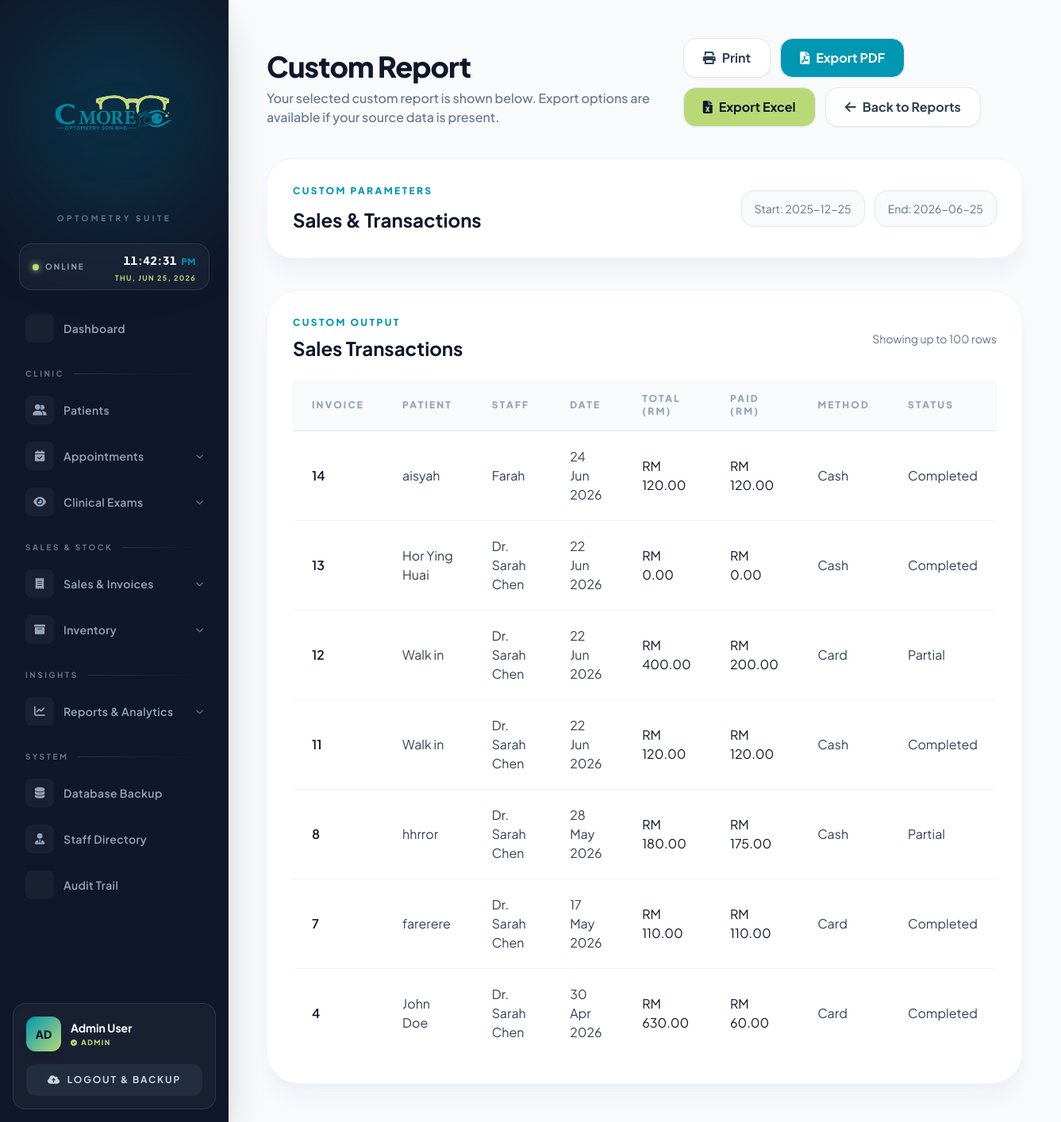
The page /report_custom.php (signed in) on the database its author committed.
### tables this page shows
CREATE TABLE `sales` (
  `SALE_ID` int(11) NOT NULL AUTO_INCREMENT,
  `PATIENT_ID` int(11) NOT NULL,
  `STAFF_ID` int(11) NOT NULL,
  `SALE_DATE` datetime DEFAULT current_timestamp(),
  `TOTAL_AMOUNT` decimal(10,2) NOT NULL,
  `PAID_AMOUNT` decimal(10,2) DEFAULT 0.00,
  `PAYMENT_METHOD` enum('Cash','Card','E-wallet','Online Banking') NOT NULL,
  `PAYMENT_STATUS` enum('Pending','Partial','Completed') DEFAULT 'Pending',
  PRIMARY KEY (`SALE_ID`),
  KEY `fk_sales_patient` (`PATIENT_ID`),
  KEY `fk_sales_staff` (`STAFF_ID`),
  CONSTRAINT `fk_sales_patient` FOREIGN KEY (`PATIENT_ID`) REFERENCES `patient` (`PATIENT_ID`) ON DELETE CASCADE,
  CONSTRAINT `fk_sales_staff` FOREIGN KEY (`STAFF_ID`) REFERENCES `user` (`USER_ID`) ON DELETE CASCADE
);

CREATE TABLE `patient` (
  `PATIENT_ID` int(11) NOT NULL AUTO_INCREMENT,
  `NAME` varchar(100) NOT NULL,
  `IC_NUMBER` varchar(20) DEFAULT NULL,
  `PHONE_NUMBER` varchar(20) DEFAULT NULL,
  `ADDRESS` text DEFAULT NULL,
  `REGISTRATION_DATE` date NOT NULL,
  `CONNECTION_RELATIONSHIP` varchar(100) DEFAULT NULL,
  `FOLLOW_UP_INTERVAL` varchar(50) DEFAULT NULL,
  `COMPLAINTS` text DEFAULT NULL,
  PRIMARY KEY (`PATIENT_ID`),
  UNIQUE KEY `IC_NUMBER` (`IC_NUMBER`)
);

CREATE TABLE `user` (
  `USER_ID` int(11) NOT NULL AUTO_INCREMENT,
  `NAME` varchar(100) NOT NULL,
  `EMAIL` varchar(100) NOT NULL,
  `PASSWORD` varchar(255) NOT NULL,
  `ROLE` varchar(50) NOT NULL,
  `FIRST_LOGIN_OTP` tinyint(1) DEFAULT 1,
  PRIMARY KEY (`USER_ID`),
  UNIQUE KEY `EMAIL` (`EMAIL`)
);

### report_custom.php (the view, shortened to what this page needs)
<?php include('config.php'); ?>
<?php
$type = $_GET['type'] ?? 'sales';
$period = $_GET['period'] ?? 'last_6_months';
$month = $_GET['month'] ?? '';
$start_date = $_GET['start_date'] ?? '';
$end_date = $_GET['end_date'] ?? '';
if ($period === 'last_6_months') {
    $safe_start = date('Y-m-d', strtotime('-6 months'));
    $safe_end = date('Y-m-d');
} elseif ($period === 'last_12_months') {
    $safe_start = date('Y-m-d', strtotime('-12 months'));
    $safe_end = date('Y-m-d');
} elseif ($period === 'custom' && $start_date && $end_date) {
    $safe_start = $start_date;
    $safe_end = $end_date;
} else {
    $safe_start = date('Y-m-d', strtotime('-6 months'));
    $safe_end = date('Y-m-d');
}
?>
<!DOCTYPE html>
<html lang="en">
<head>
    <script src="https://cdn.tailwindcss.com"></script>
    <link rel="stylesheet" href="https://cdnjs.cloudflare.com/ajax/libs/font-awesome/6.0.0/css/all.min.css">
</head>
<body class="bg-[#f8fafc] flex min-h-screen text-slate-900">
    <?php include('sidebar.php'); ?>
    <main class="flex-1 ml-72 p-12">
        <header class="flex flex-col lg:flex-row justify-between items-start lg:items-end gap-6 mb-10">
            <div>
                <h1 class="text-4xl font-extrabold text-slate-900 tracking-tight">Custom Report</h1>
                <p class="text-slate-500 font-medium mt-2">Your selected custom report is shown below. Export options are available if your source data is present.</p>
            </div>
            <div class="flex flex-wrap gap-3">
                <button type="button" onclick="printReport()" class="inline-flex items-center gap-2 rounded-2xl border border-slate-200 bg-white px-6 py-3 text-slate-700 font-bold shadow-sm hover:bg-slate-50 transition">
                    <i class="fa-solid fa-print"></i> Print
                </button>
                <a href="?<?php echo http_build_query(array_merge($_GET, ['export' => 'pdf'])); ?>" onclick="exportPdfPrintable(event)" class="inline-flex items-center gap-2 rounded-2xl border border-slate-200 bg-[#0097B2] px-6 py-3 text-white font-bold shadow-sm hover:bg-teal-600 transition">
                    <i class="fa-solid fa-file-pdf"></i> Export PDF
                </a>
                <a href="?<?php echo http_build_query(array_merge($_GET, ['export' => 'excel'])); ?>" class="inline-flex items-center gap-2 rounded-2xl border border-slate-200 bg-[#B9D977] px-6 py-3 text-slate-900 font-bold shadow-sm hover:bg-lime-400 transition">
                    <i class="fa-solid fa-file-excel"></i> Export Excel
                </a>
                <a href="reports.php" class="inline-flex items-center gap-2 rounded-2xl border border-slate-200 bg-white px-6 py-3 text-slate-700 font-bold shadow-sm hover:bg-slate-50 transition">
                    <i class="fa-solid fa-arrow-left"></i> Back to Reports
                </a>
            </div>
        </header>
        <?php
        $valid_types = ['sales' => 'Sales & Transactions', 'inventory' => 'Stock & Inventory Level', 'patients' => 'Patient Directory', 'appointments' => 'Clinical Appointments'];
        $report_label = $valid_types[$type] ?? 'Custom Report';
        ?>
        <div class="rounded-[2rem] bg-white p-8 border border-slate-100 shadow-xl shadow-slate-200/40 mb-10">
            <div class="flex flex-col md:flex-row md:items-center md:justify-between gap-4">
                <div>
                    <p class="text-xs font-black uppercase tracking-[0.2em] text-[#0097B2] mb-3">Custom Parameters</p>
                    <h2 class="text-2xl font-bold text-slate-900"><?php echo htmlspecialchars($report_label); ?></h2>
                </div>
                <div class="flex flex-col sm:flex-row gap-3 text-sm text-slate-500">
                    <span class="bg-slate-50 px-4 py-3 rounded-2xl border border-slate-200">Start: <?php echo htmlspecialchars($safe_start); ?></span>
                    <span class="bg-slate-50 px-4 py-3 rounded-2xl border border-slate-200">End: <?php echo htmlspecialchars($safe_end); ?></span>
                </div>
            </div>
        </div>
        <?php
        $report_data = [];
        if($type === 'sales') {
            $report_rows = mysqli_query($conn, "SELECT s.SALE_ID, p.NAME AS patient_name, u.NAME AS staff_name, s.SALE_DATE, s.TOTAL_AMOUNT, s.PAID_AMOUNT, s.PAYMENT_METHOD, s.PAYMENT_STATUS FROM SALES s LEFT JOIN PATIENT p ON s.PATIENT_ID = p.PATIENT_ID LEFT JOIN USER u ON s.STAFF_ID = u.USER_ID WHERE s.SALE_DATE BETWEEN '$safe_start' AND '$safe_end' ORDER BY s.SALE_DATE DESC LIMIT 100");
            $heading = 'Sales Transactions';
            $columns = ['Invoice', 'Patient', 'Staff', 'Date', 'Total (RM)', 'Paid (RM)', 'Method', 'Status'];
            if($report_rows) {
                while($row = mysqli_fetch_assoc($report_rows)) {
                    $report_data[] = $row;
                }
            }
        }
        ?>
        <section id="reportContent" class="rounded-[2.5rem] bg-white p-8 border border-slate-100 shadow-xl shadow-slate-200/40 overflow-hidden">
            <div class="flex items-center justify-between mb-6">
                <div>
                    <p class="text-xs font-black uppercase tracking-[0.2em] text-[#0097B2]">Custom Output</p>
                    <h2 class="text-2xl font-bold text-slate-900 mt-2"><?php echo htmlspecialchars($heading); ?></h2>
                </div>
                <span class="text-sm text-slate-500">Showing up to 100 rows</span>
            </div>
            <?php if(count($report_data) > 0): ?>
                <div class="overflow-x-auto">
                    <table class="min-w-full text-left border-collapse">
                        <thead class="bg-slate-50 border-b border-slate-200">
                            <tr>
                                <?php foreach($columns as $col): ?>
                                    <th class="px-6 py-4 text-xs font-black uppercase tracking-[0.18em] text-slate-400"><?php echo $col; ?></th>
                                <?php endforeach; ?>
                            </tr>
                        </thead>
                        <tbody class="divide-y divide-slate-100">
                            <?php foreach($report_data as $row): ?>
                                <tr class="hover:bg-slate-50 transition-colors">
                                    <?php if($type === 'sales'): ?>
                                        <td class="px-6 py-5 font-semibold text-slate-900"><?php echo $row['SALE_ID']; ?></td>
                                        <td class="px-6 py-5 text-slate-700"><?php echo htmlspecialchars($row['patient_name'] ?? 'Walk-in'); ?></td>
                                        <td class="px-6 py-5 text-slate-700"><?php echo htmlspecialchars($row['staff_name'] ?? 'N/A'); ?></td>
                                        <td class="px-6 py-5 text-slate-700"><?php echo date('d M Y', strtotime($row['SALE_DATE'])); ?></td>
                                        <td class="px-6 py-5 text-slate-900">RM <?php echo number_format($row['TOTAL_AMOUNT'],2); ?></td>
                                        <td class="px-6 py-5 text-slate-900">RM <?php echo number_format($row['PAID_AMOUNT'],2); ?></td>
                                        <td class="px-6 py-5 text-slate-700"><?php echo htmlspecialchars($row['PAYMENT_METHOD']); ?></td>
                                        <td class="px-6 py-5 text-slate-700"><?php echo htmlspecialchars($row['PAYMENT_STATUS']); ?></td>
                                    <?php endif; ?>
                                </tr>
                            <?php endforeach; ?>
                        </tbody>
                    </table>
                </div>
            <?php else: ?>
                <p class="text-sm text-slate-500">No records matched the selected custom report parameters.</p>
            <?php endif; ?>
        </section>
    </main>
</body>
</html>

### report_custom.php (style rules this page uses)
body { font-family: 'Plus Jakarta Sans', sans-serif; }

### rows shown on the page
sales: SALE_ID "14", PATIENT_ID.NAME "aisyah", STAFF_ID.NAME "Farah", SALE_DATE "24 Jun 2026", TOTAL_AMOUNT "120.00", PAID_AMOUNT "120.00", PAYMENT_METHOD "Cash", PAYMENT_STATUS "Completed"
sales: SALE_ID "13", PATIENT_ID.NAME "Hor Ying Huai", STAFF_ID.NAME "Dr. Sarah Chen", SALE_DATE "22 Jun 2026", TOTAL_AMOUNT "0.00", PAID_AMOUNT "0.00", PAYMENT_METHOD "Cash", PAYMENT_STATUS "Completed"
sales: SALE_ID "12", PATIENT_ID.NAME "Walk in", STAFF_ID.NAME "Dr. Sarah Chen", SALE_DATE "22 Jun 2026", TOTAL_AMOUNT "400.00", PAID_AMOUNT "200.00", PAYMENT_METHOD "Card", PAYMENT_STATUS "Partial"
sales: SALE_ID "11", PATIENT_ID.NAME "Walk in", STAFF_ID.NAME "Dr. Sarah Chen", SALE_DATE "22 Jun 2026", TOTAL_AMOUNT "120.00", PAID_AMOUNT "120.00", PAYMENT_METHOD "Cash", PAYMENT_STATUS "Completed"
sales: SALE_ID "8", PATIENT_ID.NAME "hhrror", STAFF_ID.NAME "Dr. Sarah Chen", SALE_DATE "28 May 2026", TOTAL_AMOUNT "180.00", PAID_AMOUNT "175.00", PAYMENT_METHOD "Cash", PAYMENT_STATUS "Partial"
sales: SALE_ID "7", PATIENT_ID.NAME "farerere", STAFF_ID.NAME "Dr. Sarah Chen", SALE_DATE "17 May 2026", TOTAL_AMOUNT "110.00", PAID_AMOUNT "110.00", PAYMENT_METHOD "Card", PAYMENT_STATUS "Completed"
sales: SALE_ID "4", PATIENT_ID.NAME "John Doe", STAFF_ID.NAME "Dr. Sarah Chen", SALE_DATE "30 Apr 2026", TOTAL_AMOUNT "630.00", PAID_AMOUNT "60.00", PAYMENT_METHOD "Card", PAYMENT_STATUS "Completed"

### other values the page prints
$label "Dashboard Patients Database Backup Staff Directory Audit Trail"
$label "CLINIC SALES & STOCK INSIGHTS SYSTEM"
$label "Appointments Clinical Exams Sales & Invoices Inventory Reports & Analytics"
substr($_SESSION['NAME'], 0, 2) "AD"
$_SESSION['NAME'] "Admin User"
$user_role "ADMIN"
$report_label "Sales & Transactions"
$safe_start "2025-12-25"
$safe_end "2026-06-25"
$heading "Sales Transactions"
$col "INVOICE"
$col "PATIENT"
$col "STAFF"
$col "DATE"
$col "TOTAL (RM)"
